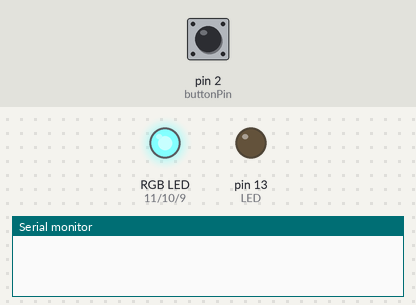
Simulated run of this sketch. Board: Arduino Uno, built with avr-gcc and run on an emulated ATmega328P. On the bench: an RGB LED mixed from three pins (HIGH = lit), output pins drawn as LEDs (lit = HIGH), the last lines printed to the serial monitor. The test bench sets the inputs (shaded band); at power-on: pin 2 (buttonPin) HIGH.

Above: at 1.25 s.
1.3 s: pin 2 (buttonPin) pulled LOW for 0.15 s
At 3.5 s:
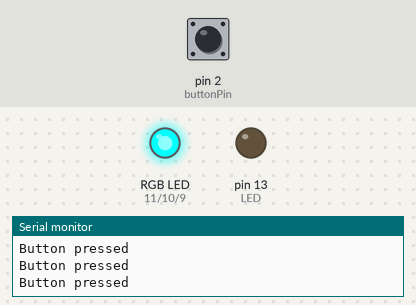
4.3 s: pin 2 (buttonPin) pulled LOW for 1 s
At 5.1 s:
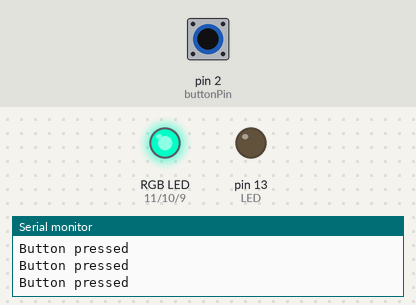
7.4 s: pin 2 (buttonPin) pulled LOW for 0.15 s
At 8.0 s:
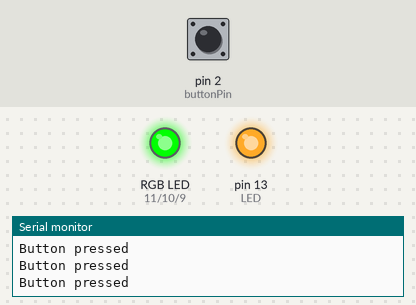
10.5 s: pin 2 (buttonPin) pulled LOW for 3.2 s
At 11.1 s:
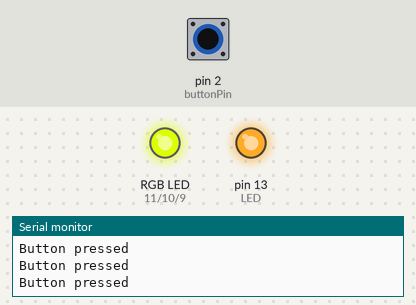
16.7 s: pin 2 (buttonPin) pulled LOW for 0.15 s
At 18.3 s:
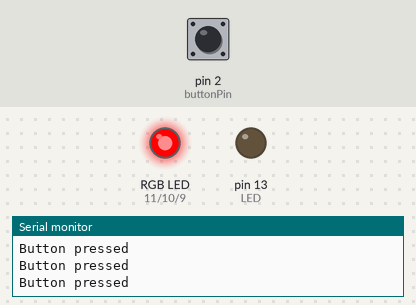
19.8 s: pin 2 (buttonPin) pulled LOW for 1 s
At 20.5 s:
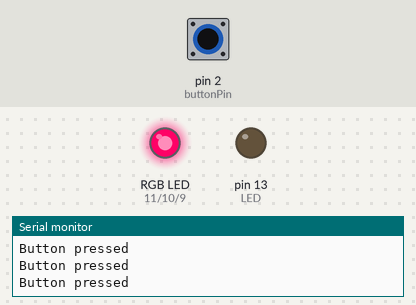
Timing chart, 0 to 26.0 s (numbered marks = the images above; inputs shaded):
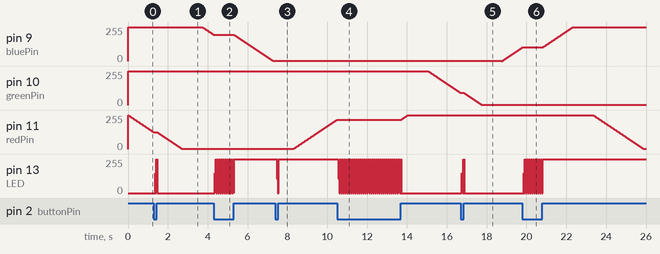

Measured:
- after the input at 1.3 s, pin 13 (LED): 0/255 → 149/255 after 0.06 s, then repeats every 0.03 s: 0/255 0.02 s, 255/255 0.02 s, until it stays 0/255 from 1.5 s
- after the input at 4.3 s, pin 11 (redPin): stops changing and stays 1/255; pin 13 (LED): 0/255 → 149/255 after 0.06 s, then repeats every 0.03 s: 0/255 0.02 s, 255/255 0.02 s, until it stays 255/255 from 5.3 s
- after the input at 7.4 s, pin 13 (LED): 255/255 → 106/255 after 0.06 s, then repeats every 0.03 s: 255/255 0.02 s, 0/255 0.02 s, until it stays 255/255 from 7.6 s
- after the input at 10.5 s, pin 9 (bluePin): stops changing and stays 1/255; pin 13 (LED): 255/255 → 106/255 after 0.06 s, then repeats every 0.03 s: 255/255 0.02 s, 0/255 0.02 s, until it stays 0/255 from 13.7 s
- after the input at 16.7 s, pin 13 (LED): 0/255 → 149/255 after 0.06 s, then repeats every 0.03 s: 0/255 0.02 s, 255/255 0.02 s, until it stays 0/255 from 16.9 s
- after the input at 19.8 s, pin 10 (greenPin): stops changing and stays 1/255; pin 13 (LED): 0/255 → 149/255 after 0.06 s, then repeats every 0.03 s: 0/255 0.02 s, 255/255 0.02 s, until it stays 255/255 from 20.8 s

The sketch:

nightlight.ino
```cpp
/* RGB

Output various colors to the analog outputs with smooth transition between colors

*/

#include <avr/interrupt.h>

const int redPin = 11;
const int greenPin = 10;
const int bluePin = 9;
const int buttonPin = 2;
const int LED = 13;

const int DELAYTIME = 10;
const int HOLDTIME = 1000;
const int FULLY_OFF = 255;
const int FULLY_ON = 0;


void setup()
{

  Serial.begin(9600);

  // set up button pin and ISR
  pinMode(buttonPin, INPUT);
  digitalWrite(buttonPin, HIGH); // turn on internal pullup
  attachInterrupt(0, buttonPressed, FALLING);
  /*
  sei();
  EIMSK |= (1 << INT0);     // Enable external interrupt INT0
  EICRA |= (1 << ISC01);    // Trigger INT0 on falling edge
  */
  // configure analog outputs for LED
  pinMode(redPin, OUTPUT);
  pinMode(greenPin, OUTPUT);
  pinMode(bluePin, OUTPUT);
  pinMode(LED, OUTPUT);

  // init LED to all colors off state
  //LED is shared anode, so pins are pull up for off and down for on
  analogWrite(redPin, FULLY_OFF);
  analogWrite(greenPin, FULLY_OFF);
  analogWrite(bluePin, FULLY_OFF);


}


void loop()
{

  rampUp(redPin);
  delay(HOLDTIME);
  rampUp(bluePin);
  delay(HOLDTIME);
  rampDown(redPin);
  delay(HOLDTIME);
  rampUp(greenPin);
  delay(HOLDTIME);
  rampDown(bluePin);
  delay(HOLDTIME);
  rampUp(redPin);
  delay(HOLDTIME);
  rampDown(greenPin);
  delay(HOLDTIME);
  rampDown(redPin);
  delay(HOLDTIME);
}

void rampUp(int pin)
{
  for(int i = FULLY_OFF; i > FULLY_ON; i--)
  {
    analogWrite(pin, i);
    delay(DELAYTIME);
  }
}

void rampDown(int pin)
{
  for(int i = FULLY_ON; i < FULLY_OFF; i++)
  {
    analogWrite(pin, i);
    delay(DELAYTIME);
  }

}

//ISR
//ISR(EXT_INT0_vect)
void buttonPressed()
{
  for(int i = 0; i < 1000; i++)
  if(digitalRead(buttonPin) == LOW)
  {
    Serial.println("Button pressed");
    digitalWrite(13, !digitalRead(13));
  }

}
```
